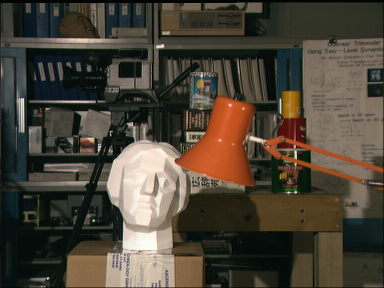
%> input picture images/tsukuba_right.png, 384 x 288 px
$ octave task1_2.m   (GNU Octave 9; MATLAB toolbox functions it lacks are replaced by stand-ins)
%> lines starting %> are read from the running program, lines starting %| are printed output that depends on the picture
%> further down, right_image is the input picture: size 288x384x3 uint8; mean R, G, B 75.3, 67.9, 55.4
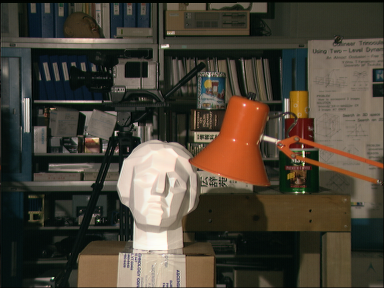
%> input picture images/tsukuba_left.png, 384 x 288 px
%> further down, left_image is the input picture: size 288x384x3 uint8; mean R, G, B 74.7, 67.6, 55.3
### src/cost_volume2.m
function [ cost_volume_left, cost_volume_right] = cost_volume2(left_image, right_image, max_disparity, window_size)
%> called with max_disparity = 15, window_size = 7
%COST_VOLUME FASTER calculate the cost_volume for a given pair of images,
%   Detailed explanation goes here

    [height, width, c] = size(right_image);
%> height = 288; width = 384; c = 3
    disparities =  0:max_disparity ;

    % init cost volumes
    cost_volume_right = NaN( height, width, max_disparity + 1 );
    cost_volume_left = NaN( height, width, max_disparity + 1 );

    imshow(right_image(:,:,1))
    % calculate sums for windows per channel and per image:
    tmp_r_r = colfilt(right_image(:,:,1), [window_size window_size],'sliding', @sum );
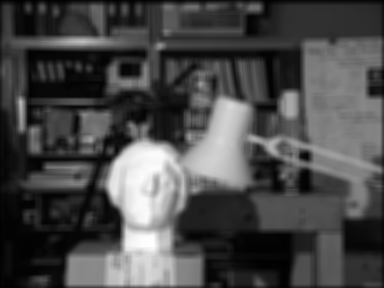
%> tmp_r_r: size 288x384 double; min 109, max 12420, mean 3669.8; drawn with min black and max white
    tmp_l_r = colfilt(left_image(:,:,1), [window_size window_size],'sliding', @sum );

    tmp_r_g = colfilt(right_image(:,:,2), [window_size window_size],'sliding', @sum );
    tmp_l_g = colfilt(left_image(:,:,2), [window_size window_size],'sliding', @sum );

    tmp_r_b = colfilt(right_image(:,:,3), [window_size window_size],'sliding', @sum );
    tmp_l_b = colfilt(left_image(:,:,3), [window_size window_size],'sliding', @sum );
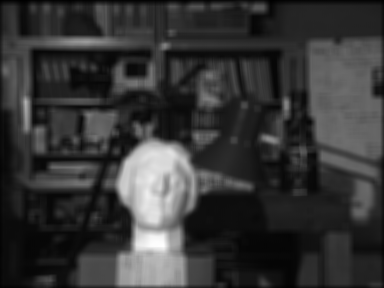
%> tmp_l_b: size 288x384 double; min 146, max 12036, mean 2696.4; drawn with min black and max white

    for d = disparities
        % [17 lines of commented-out code are left out]
        cost_volume_left(:,:,d+1) =  ...
            abs(tmp_l_r - shift_right(tmp_r_r, d) ) +  ...
            abs(tmp_l_g - shift_right(tmp_r_g, d) ) +  ...
            abs(tmp_l_b - shift_right(tmp_r_b, d) );

        %right_volume
        cost_volume_right(:,:,d+1) = ...
            abs(tmp_r_r - shift_left(tmp_l_r, d) ) +  ...
            abs(tmp_r_g - shift_left(tmp_l_g, d) ) +  ...
            abs(tmp_r_b - shift_left(tmp_l_b, d) );

    end

end

function A = shift_left(B, step)
    A = imtranslate(B, [-step 0]);
end

function A = shift_right(B, step)
    A = imtranslate(B, [step 0]);
end

### src/task1_2.m
clc();
clf();
clear;
close all;
disp("TASK 1_2");

right_image = imread('images/tsukuba_right.png');
left_image = imread('images/tsukuba_left.png');

%window size must be odd number! todo add a check in cost_colume()
window_size = 7;
%should be > 0, TOOD add check
max_disparity = 15;

[ cost_volume_left, cost_volume_right] = cost_volume2( left_image, right_image, max_disparity, window_size);


[minc, ind_l] = min(cost_volume_left,[] ,3,'omitnan');
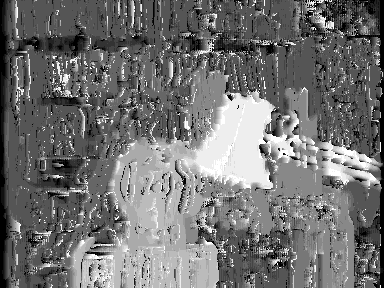
%> ind_l: size 288x384 double; min 1, max 16, mean 7.68; drawn with min black and max white
[minc, ind_r] = min(cost_volume_right,[] ,3,'omitnan');
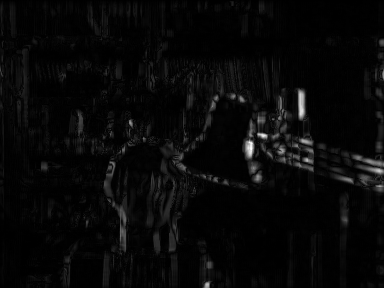
%> minc: size 288x384 double; min 0, max 4192, mean 139.4; drawn with min black and max white
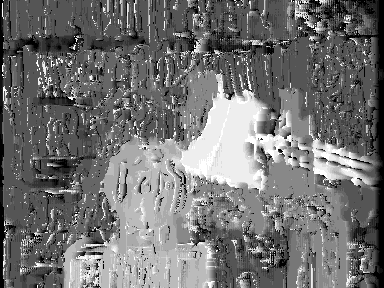
%> ind_r: size 288x384 double; min 1, max 16, mean 7.68; mean of the top-left, top-right, bottom-left and bottom-right quarters 6.29, 7.11, 8.69, 8.62; drawn with min black and max white

figure();
imagesc(ind_l);

figure()
imagesc(ind_r)
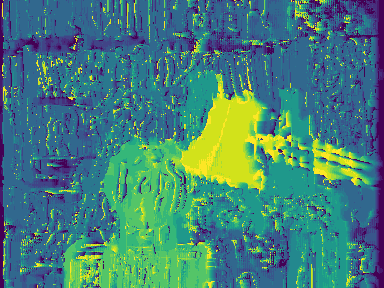
%> displayed picture: size 288x384x3, on the screen's scale of 0 to 255; mean R, G, B 68.2, 126.4, 122.2
